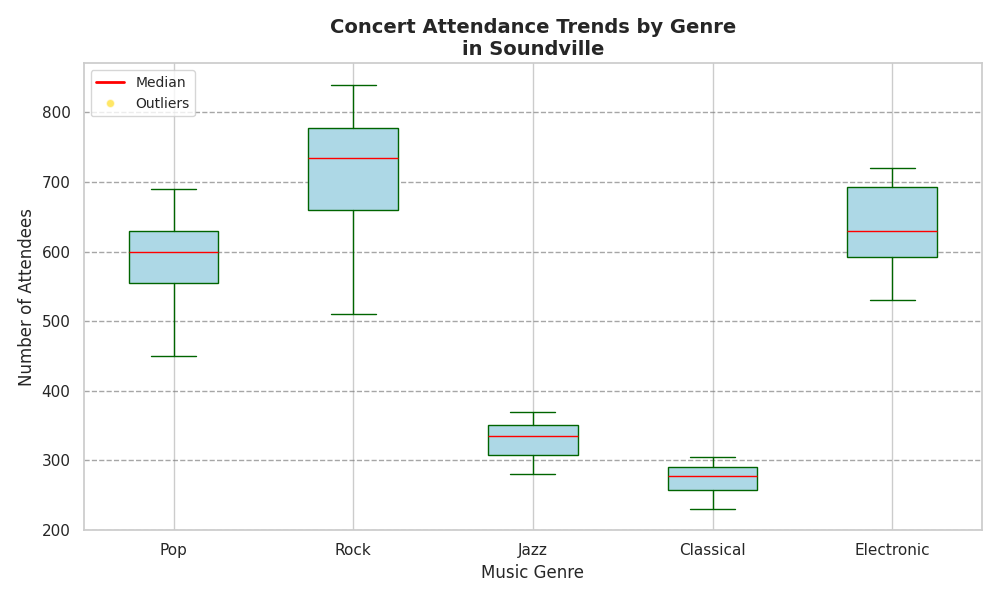

Write Python code to recreate this figure.
import matplotlib.pyplot as plt

genres = ['Pop', 'Rock', 'Jazz', 'Classical', 'Electronic']
attendance_data = {
    'Pop': [450, 560, 480, 620, 570, 540, 690, 660, 610, 590, 620, 670],
    'Rock': [510, 600, 580, 710, 750, 680, 720, 800, 770, 810, 760, 840],
    'Jazz': [320, 340, 310, 300, 280, 290, 330, 350, 370, 360, 340, 355],
    'Classical': [270, 290, 250, 260, 240, 230, 275, 285, 295, 305, 280, 290],
    'Electronic': [550, 530, 620, 610, 600, 570, 640, 690, 680, 720, 700, 710]
}

data = [attendance_data[genre] for genre in genres]

fig, ax = plt.subplots(figsize=(10, 6))

# Define a list of colors and shuffle them manually
colors = ['lightgreen', 'lightblue', 'lightcoral', 'lightyellow', 'lightsalmon']
shuffled_colors = [colors[1], colors[4], colors[0], colors[3], colors[2]]

# Assign shuffled colors to each box plot
box = ax.boxplot(data, patch_artist=True, notch=False, vert=True,
                 boxprops=dict(facecolor=shuffled_colors[0], color='darkgreen'),
                 whiskerprops=dict(color='darkgreen'),
                 capprops=dict(color='darkgreen'),
                 medianprops=dict(color='red'),
                 flierprops=dict(markerfacecolor='gold', marker='o', markersize=6, alpha=0.6))

ax.set_title('Concert Attendance Trends by Genre\nin Soundville', fontsize=14, fontweight='bold')
ax.set_xlabel('Music Genre', fontsize=12)
ax.set_ylabel('Number of Attendees', fontsize=12)
ax.set_xticks(range(1, len(genres) + 1))
ax.set_xticklabels(genres, fontsize=11)
ax.yaxis.grid(True, linestyle='--', which='major', color='gray', alpha=0.7)

handles = [plt.Line2D([0], [0], color='red', lw=2, label='Median'),
           plt.Line2D([0], [0], marker='o', color='w', label='Outliers',
                      markerfacecolor='gold', markersize=6, alpha=0.6)]
ax.legend(handles=handles, loc='upper left', fontsize=10)

plt.tight_layout()
plt.show()
